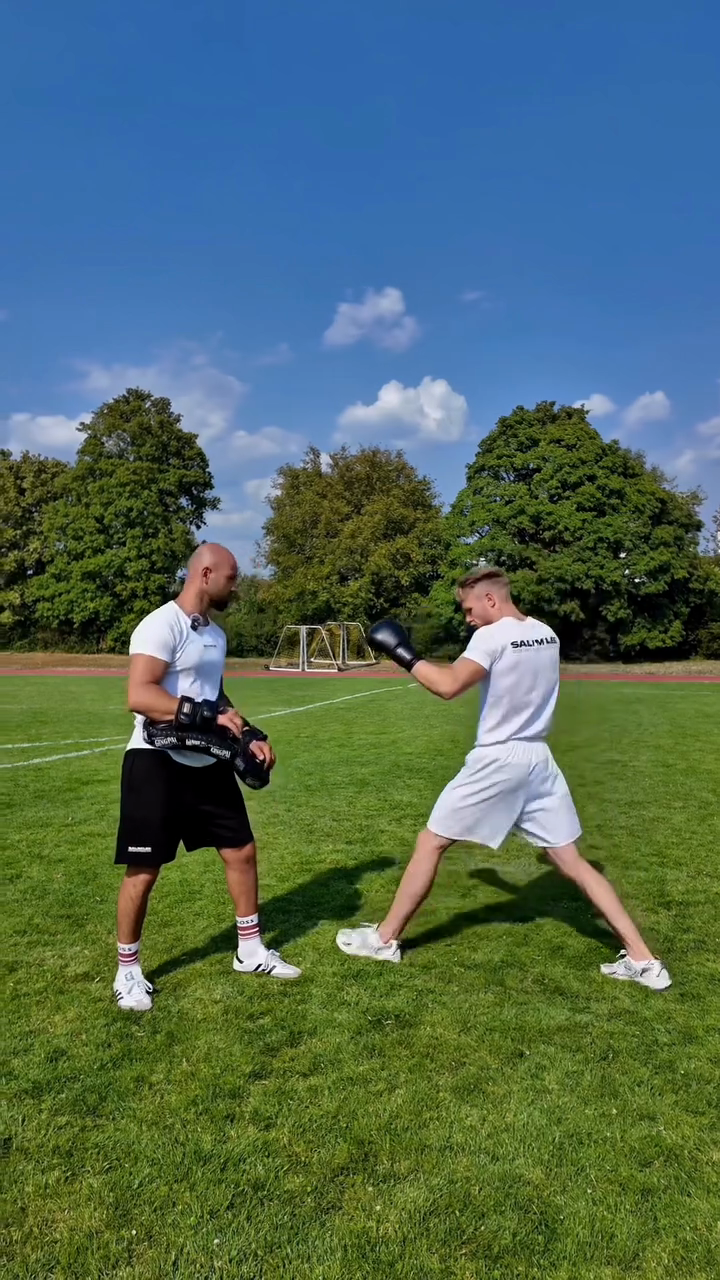
#> input picture assets/content/keyframes/kf_01b_pratzen-feld-cross_t05.2.png, 720 x 1280 px
$ python lut.py
#> lines starting #> are read from the running program, lines starting #| are printed output that depends on the picture
#!/usr/bin/env python3
"""
scripts/cinematic/lut.py  —  Salim Lee Cinematic (Phase 4, B.11.2)

Berechnet zwei 33^3-Farb-LUTs (.cube) aus Paaren Keyframe(Original) -> Nano-Banana(graded):
  LUT Sonne : kf_01b_pratzen-feld-cross       -> gen_b01m_hero-leitbild
  LUT Nebel : kf_03e_nebel-huegel-seilspringen -> gen_b08m_start-seilspringen

Methode (B.11.2):
  - beide Bilder auf 540 px Breite verkleinern (gleiche Dims, positionsweises Pixel-Pairing),
  - Pixel mit grosser Strukturabweichung (entfernter Text / abweichende Pose) per robustem
    Least-Squares (iteratives Verwerfen der schlechtesten Residuen) ausschliessen,
  - ein Polynom 2. Grades RGB->RGB (10 Terme) anpassen,
  - auf ein 33^3-Gitter sampeln und als .cube speichern.
Kontrolle: mittlere Lab-Abweichung (dE76) zwischen LUT(Keyframe) und graded (auf den
behaltenen Pixeln). Ziel < 3 (B.11.2). Anwenden auf echte Clips mit:  ffmpeg -vf lut3d=<file>

Nur Standardbibliothek + numpy + Pillow. Lesen aus assets/content/ (lokal, gitignored),
Schreiben nach scripts/cinematic/luts/ (klein, kommt ins Git).
"""

import os
import sys
import numpy as np
from PIL import Image

ROOT = os.path.abspath(os.path.join(os.path.dirname(__file__), "..", ".."))
OUT_DIR = os.path.join(ROOT, "scripts", "cinematic", "luts")
GRID = 33  # 33^3 LUT
WORK_W = 540  # Arbeitsbreite (B.11.2)
KEEP_FRAC = 0.6  # Anteil der behaltenen (am besten passenden) Pixel
ITERS = 4  # Refit-Iterationen fuer die Outlier-Entfernung

PAIRS = {
    "sonne": (
        "assets/content/keyframes/kf_01b_pratzen-feld-cross_t05.2.png",
        "assets/content/generated/bilder/gen_b01m_hero-leitbild_9x16.jpg",
        "Salim Lee - LUT Sonne (Feld, blauer Himmel)",
    ),
    "nebel": (
        "assets/content/keyframes/kf_03e_nebel-huegel-seilspringen_t55.5.png",
        "assets/content/generated/bilder/gen_b08m_start-seilspringen_9x16.jpg",
        "Salim Lee - LUT Nebel (Huegel, Seilspringen)",
    ),
}


def load_rgb(path, w, h):
    im = (
        Image.open(os.path.join(ROOT, path))
        .convert("RGB")
        .resize((w, h), Image.LANCZOS)
    )
    return (np.asarray(im, dtype=np.float64) / 255.0).reshape(-1, 3)


def poly_features(rgb):
    """Nx3 -> Nx10 Polynom-Terme 2. Grades: [1, r, g, b, r^2, g^2, b^2, rg, rb, gb]."""
    r, g, b = rgb[:, 0], rgb[:, 1], rgb[:, 2]
    one = np.ones_like(r)
    return np.stack([one, r, g, b, r * r, g * g, b * b, r * g, r * b, g * b], axis=1)


def srgb_to_lab(rgb):
    """sRGB [0,1] -> CIE Lab (D65)."""
    a = np.clip(rgb, 0.0, 1.0).copy()
    m = a <= 0.04045
    a[m] = a[m] / 12.92
    a[~m] = ((a[~m] + 0.055) / 1.055) ** 2.4
    M = np.array(
        [
            [0.4124564, 0.3575761, 0.1804375],
            [0.2126729, 0.7151522, 0.0721750],
            [0.0193339, 0.1191920, 0.9503041],
        ]
    )
    xyz = a @ M.T
    white = np.array([0.95047, 1.0, 1.08883])
    xyz = xyz / white
    e, k = 0.008856, 903.3
    f = np.where(xyz > e, np.cbrt(xyz), (k * xyz + 16.0) / 116.0)
    L = 116.0 * f[:, 1] - 16.0
    A = 500.0 * (f[:, 0] - f[:, 1])
    B = 200.0 * (f[:, 1] - f[:, 2])
    return np.stack([L, A, B], axis=1)


def fit_poly(orig_path, grad_path):
    io = Image.open(os.path.join(ROOT, orig_path))
#> io is the input picture: PIL image 720x1280 RGB; mean R, G, B 79.5, 105, 93.5
    h = int(round(io.height * (WORK_W / io.width)))
#> h = 960
    O = load_rgb(orig_path, WORK_W, h)
    G = load_rgb(grad_path, WORK_W, h)
#> call 2 of load_rgb, with w = 540, h = 960
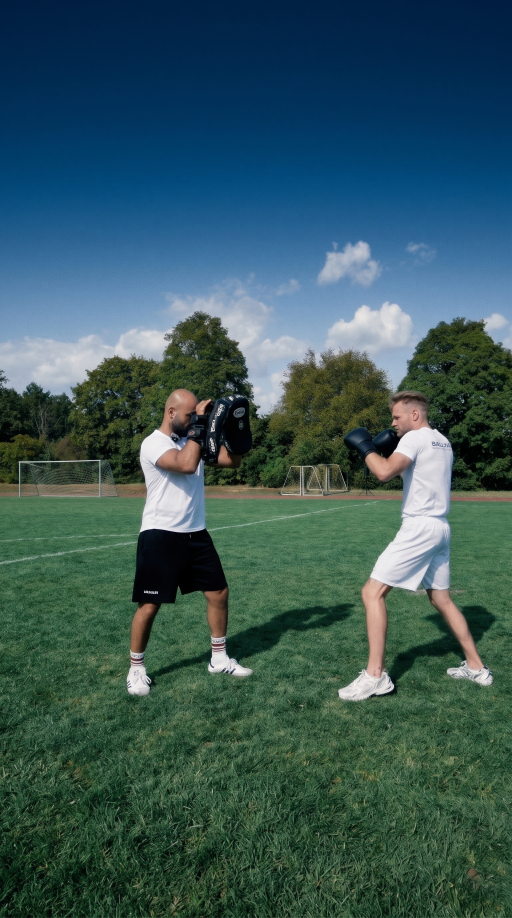
#> input picture assets/content/generated/bilder/gen_b01m_hero-leitbild_9x16.jpg, 1536 x 2752 px (shown at 1/3 size)
#> in load_rgb (call 2), `im = ( Image.open(os.path.join(ROOT, path)) .convert("RGB") .resize((w..`:
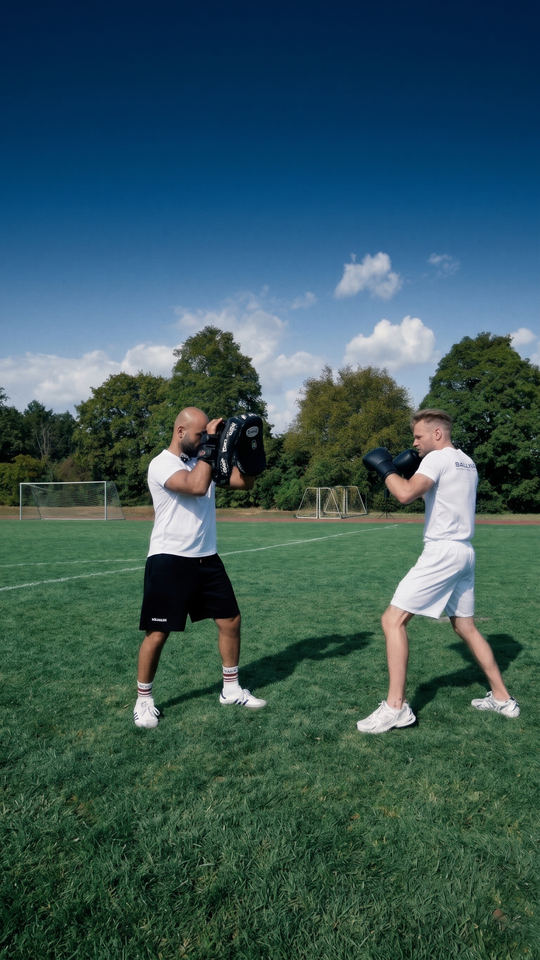
#> im: PIL image 540x960 RGB; mean R, G, B 55.5, 87, 89.1
    keep = np.ones(len(O), dtype=bool)
    coef = None
    for _ in range(ITERS):
        X, Y = poly_features(O[keep]), G[keep]
        coef, *_ = np.linalg.lstsq(X, Y, rcond=None)
        res = np.linalg.norm(poly_features(O) @ coef - G, axis=1)
        thr = np.quantile(res[keep], KEEP_FRAC)
        keep = res <= thr
#> this loop made 4 passes
#> thr on passes 1 to 4: 0.168, 0.0741, 0.0433, 0.0293
    # Identitaets-Regularisierung: haelt die Abbildung nahe der Identitaet, wo echte Paare
    # fehlen (Hauttoene werden durch Pose-Versatz als Ausreisser verworfen) -> kein Farbstich.
    # Sky/Grass haben ~67k Datenpunkte und ueberstimmen die Anker lokal; Mitteltoene bleiben neutral.
    REG_W = 6.0
    gg = np.linspace(0.0, 1.0, 11)
    Ar, Ag, Ab = np.meshgrid(gg, gg, gg, indexing="ij")
    anchors = np.stack([Ar.ravel(), Ag.ravel(), Ab.ravel()], axis=1)
    X = np.vstack([poly_features(O[keep]), poly_features(anchors) * REG_W])
    Y = np.vstack([G[keep], anchors * REG_W])
    coef, *_ = np.linalg.lstsq(X, Y, rcond=None)
#> coef = [[0.147, 0.212, 0.258], [0.803, -0.134, 0.228], [-0.554, 0.399, -0.428], [-0.476, -0.729, -0.339], [0.208, 0.102, -0.254], [0.541, 0.553, 0.457], [0.304, 0.42, 0.74], [-0.0383, -0.0362, -0.169], [0.182, 0.298, 0.545], [0.0805, 0.156, 0.19]]
    pred = np.clip(poly_features(O[keep]) @ coef, 0.0, 1.0)
    dE = np.linalg.norm(srgb_to_lab(pred) - srgb_to_lab(G[keep]), axis=1)
    return coef, dict(
        dE_mean=float(dE.mean()),
        dE_median=float(np.median(dE)),
        dE_p90=float(np.quantile(dE, 0.9)),
        kept=int(keep.sum()),
        total=int(len(O)),
    )


def write_cube(coef, path, title):
    vals = np.linspace(0.0, 1.0, GRID)
    # .cube: Rot aendert sich am schnellsten -> B aussen, G mitte, R innen
    B_, G_, R_ = np.meshgrid(vals, vals, vals, indexing="ij")
    pts = np.stack([R_.ravel(), G_.ravel(), B_.ravel()], axis=1)
    out = np.clip(poly_features(pts) @ coef, 0.0, 1.0)
    with open(path, "w") as fh:
        fh.write(f'TITLE "{title}"\n')
        fh.write(f"LUT_3D_SIZE {GRID}\n")
        fh.write("DOMAIN_MIN 0.0 0.0 0.0\nDOMAIN_MAX 1.0 1.0 1.0\n")
        for r, g, b in out:
            fh.write(f"{r:.6f} {g:.6f} {b:.6f}\n")


def main():
    os.makedirs(OUT_DIR, exist_ok=True)
    print(f"{'LUT':6} {'dE_mean':>8} {'dE_med':>7} {'dE_p90':>7} {'kept':>12}  file")
    rows = []
    for name, (orig, grad, title) in PAIRS.items():
        coef, stats = fit_poly(orig, grad)
#> stats = {'dE_mean': 9.54, 'dE_median': 9.64, 'dE_p90': 15.09, 'kept': 67199, 'total': 518400}
        out_path = os.path.join(OUT_DIR, f"lut_{name}.cube")
        write_cube(coef, out_path, title)
#> the loop in write_cube, `for r, g, b in out:` made 35937 passes
#> (r, g, b) on passes 1 to 3: (0.147, 0.212, 0.258), (0.172, 0.208, 0.265), (0.198, 0.204, 0.272)
        kept = f"{stats['kept']}/{stats['total']}"
#> kept = '67199/518400'
        rel = os.path.relpath(out_path, ROOT)
        print(
            f"{name:6} {stats['dE_mean']:8.2f} {stats['dE_median']:7.2f} "
            f"{stats['dE_p90']:7.2f} {kept:>12}  {rel}"
        )
#| sonne      9.54    9.64   15.09 67199/518400  scripts/cinematic/luts/lut_sonne.cube
        rows.append((name, stats, rel))
#> pass 2 of the loop in main, `for name, (orig, grad, title) in PAIRS.items():`:
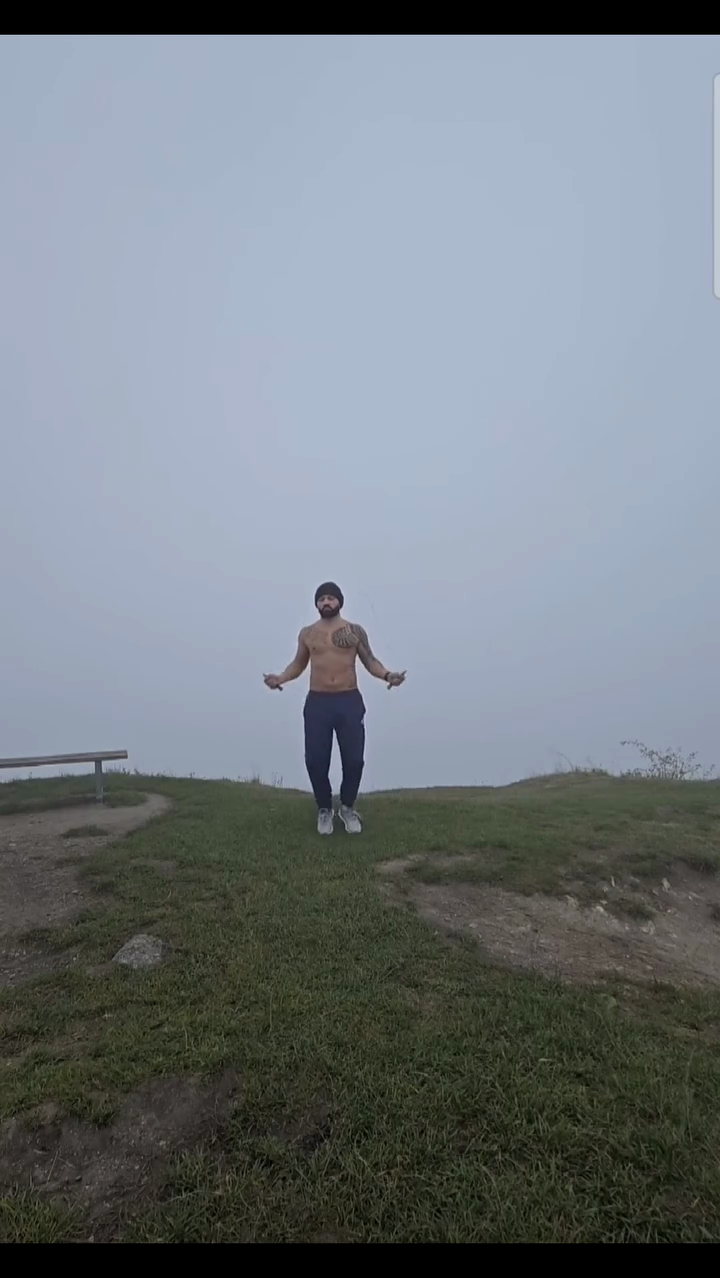
#> input picture assets/content/keyframes/kf_03e_nebel-huegel-seilspringen_t55.5.png, 720 x 1278 px
#> in fit_poly, io is the input picture: PIL image 720x1278 RGB; mean R, G, B 116.2, 123.6, 130.3
#> im: PIL image 540x958 RGB
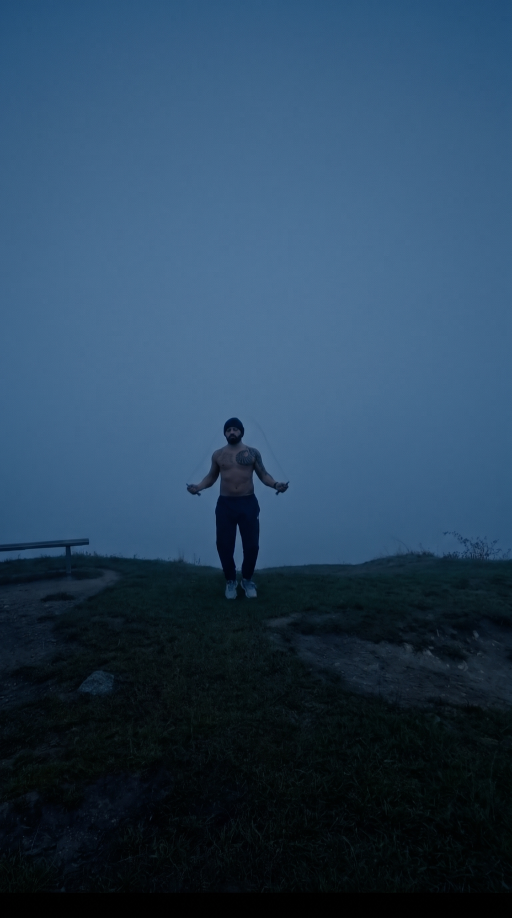
#> input picture assets/content/generated/bilder/gen_b08m_start-seilspringen_9x16.jpg, 1536 x 2752 px (shown at 1/3 size)
#> in load_rgb (call 4), `im = ( Image.open(os.path.join(ROOT, path)) .convert("RGB") .resize((w..`:
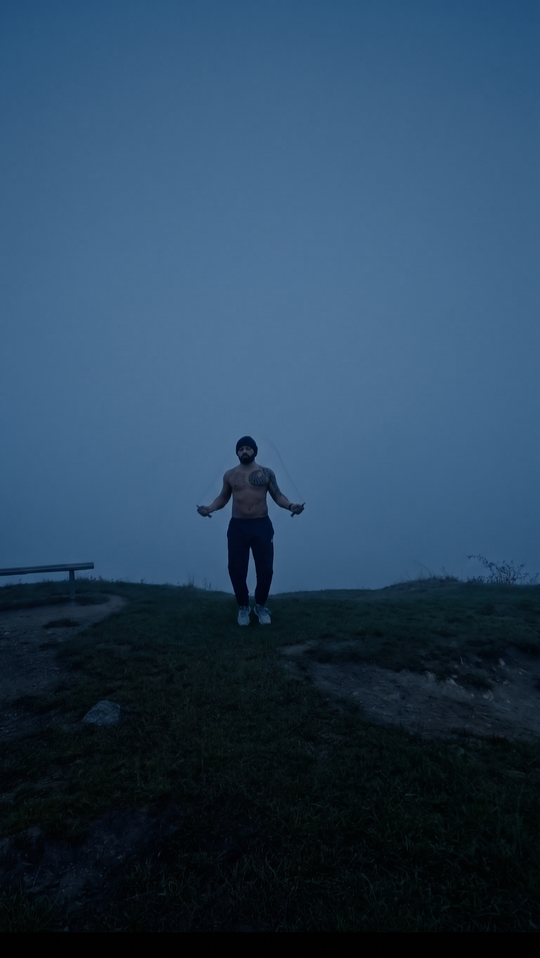
#> im: PIL image 540x958 RGB; mean R, G, B 40.5, 66.9, 91
#> the loop in fit_poly (call 2), `for _ in range(ITERS):` made 4 passes
#> thr on passes 1 to 4: 0.0405, 0.0201, 0.0122, 0.00828
#> in fit_poly (call 2), `coef, *_ = np.linalg.lstsq(X, Y, rcond=None)`: coef = [[-0.00594, -0.0407, 0.00347], [0.525, -0.313, -0.265], [-0.332, 0.788, -0.179], [0.0532, 0.0942, 1.04], [0.797, 0.583, 0.435], [0.662, 0.486, 0.354], [0.283, 0.19, 0.14], [-0.327, -0.263, -0.178], [-0.429, -0.344, -0.235], [-0.513, -0.405, -0.285]]
#> in main, `coef, stats = fit_poly(orig, grad)`: stats = {'dE_mean': 5.94, 'dE_median': 5.84, 'dE_p90': 7.83, 'kept': 67778, 'total': 517320}
#> the loop in write_cube (call 2), `for r, g, b in out:` made 35937 passes
#> (r, g, b) on passes 1 to 3: (0, 0, 0.00347), (0.0113, 0, 0), (0.03, 0, 0)
#> kept = '67778/517320'
#| nebel      5.94    5.84    7.83 67778/517320  scripts/cinematic/luts/lut_nebel.cube
    print(
        "\nHinweis: dE_mean ist eine Diagnose gegen das generierte Poster, KEIN strenges\n"
        "Abnahmekriterium. Ein per-Pixel-Abgleich < 3 ist hier nicht sinnvoll, weil die\n"
        "Poster einen raeumlichen Verlauf und abweichende Posen tragen, die eine 3D-Farb-LUT\n"
        "weder reproduzieren kann noch soll. Die LUTs sind identitaets-regularisiert\n"
        "(natuerliche Hauttoene) und werden VISUELL abgenommen: Sonne = tieferes/kuehleres\n"
        "Blau + sattere Gruentoene, Nebel = kuehle blaue Stunde. Anwenden: ffmpeg -vf lut3d=<file>."
    )
    return 0


if __name__ == "__main__":
    sys.exit(main())
#> (the program exits here)
